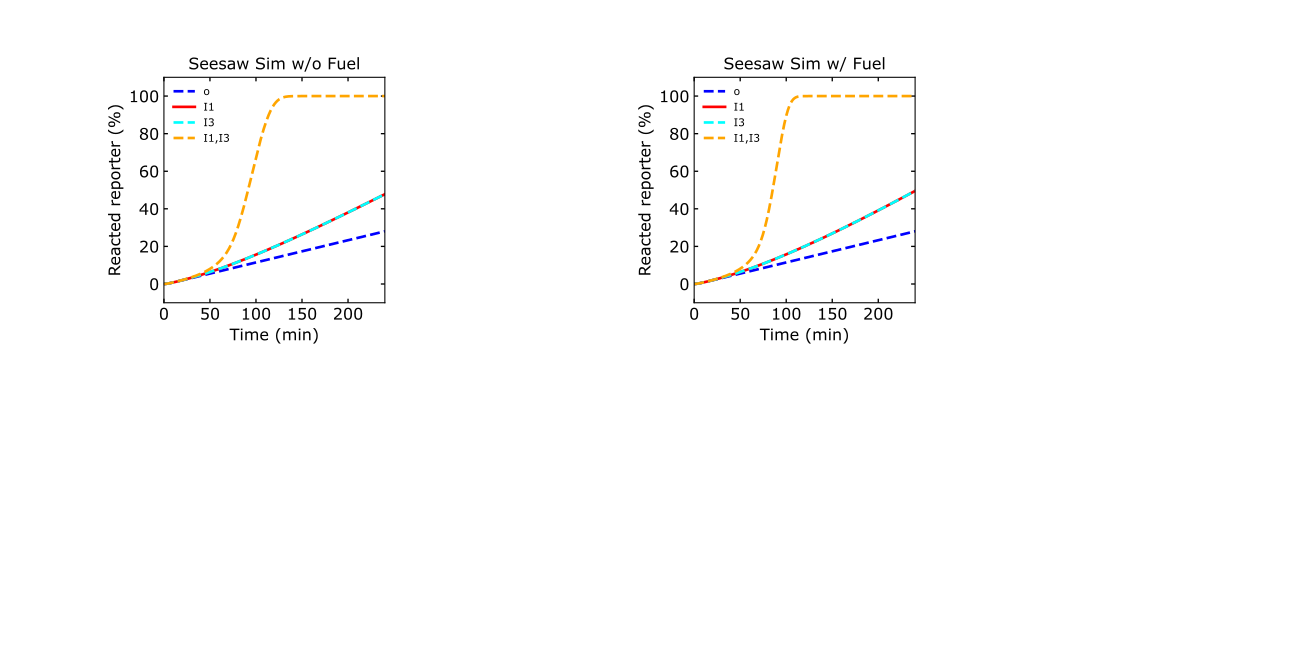

Recreate this plot in Python.
# -*- coding: utf-8 -*-
"""
Created on Thu Jul  7 16:25:30 2022

@author: tnm12
"""

import numpy as np
import scipy.integrate as spi
import matplotlib as mpl
import matplotlib.pyplot as plt
from matplotlib.ticker import MaxNLocator
from matplotlib import cm

import sys
import Simulatorv2021 as RSDs #import version 2.0.2.1 of simulator
    


##############################################################################
#Simulations
##############################################################################


IN_temp1 = [0,25,0,25] #input template
IN_temp3 = [0,0,25,25] #input template

REP_con = 500 #reporter concentration

t_sim = np.linspace(0,6,1001)*3600 # seconds

fuel_con = [0,250] #fuel concentration

color = ['blue', 'red','aqua','orange']

linestyle = ['--','-','--','--']

model1 = RSDs.RSD_sim(5) # define the model instance and # of domains

# specify species involved in the reaction
model1.molecular_species('G{1,2}',DNA_con=25)
model1.molecular_species('G{3,2}',DNA_con=25)
model1.molecular_species('G{2,4}',DNA_con=25)
model1.molecular_species('REP{4}',DNA_con=REP_con)
model1.molecular_species('th{2}',DNA_con=30)


for j in range(len(fuel_con)):
    
    model1.molecular_species('F{2}',DNA_con=fuel_con[j])
    
    for n in range(len(IN_temp1)):
    
        model1.molecular_species('I{1}',DNA_con=IN_temp1[n])
        model1.molecular_species('I{3}',DNA_con=IN_temp3[n])
    
    # simulate the model (input is simulation time)
        model1.simulate(t_sim)
        
        
        # pull out the species from the model solution to plot
        S4 = model1.output_concentration('S{4}')
        
        
        fs = 12 #font size
        
        plt.subplot(2,4,1+j*2)
        plt.plot(model1.t/60,(S4/REP_con)*100,color=color[n],linewidth=2,linestyle=linestyle[n])

    plt.xticks(fontsize=fs)
    plt.yticks(fontsize=fs)
    plt.ylim(-10,110)
    plt.xlim(0,240)
    ax1 = plt.gca()
    ax1.xaxis.set_tick_params(which='both',size=3,width=1,direction='in',top='on')
    ax1.yaxis.set_tick_params(which='both',size=3,width=1,direction='in',right='on')
    plt.xlabel('Time (min)',fontsize=fs)
    plt.ylabel('Reacted reporter (%)',fontsize=fs)
    if j == 0:
        plt.title('Seesaw Sim w/o Fuel')
    else:
        plt.title('Seesaw Sim w/ Fuel')
    plt.legend(['o','I1','I3','I1,I3'],frameon=False,fontsize=8)
    
